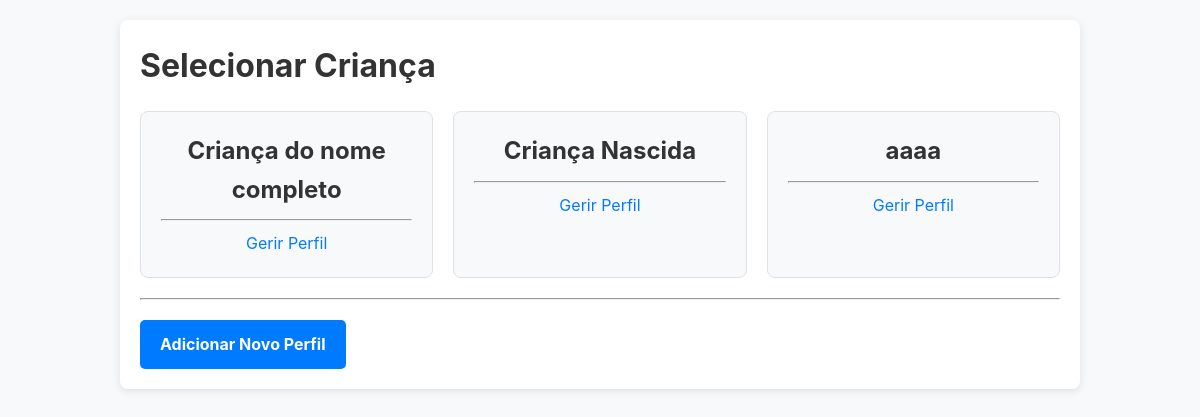
Page /profiles/ (signed in) on the committed database.
### core/models.py (models this page shows, shortened)
class Profile(models.Model):
    user = models.ForeignKey(User, on_delete=models.CASCADE, related_name='profiles')
    name = models.CharField(max_length=255, verbose_name="Nome Completo")
    GRAU_AUTISMO_CHOICES = [
        ('1', 'Nível 1 - Leve'),
        ('2', 'Nível 2 - Moderado'),
        ('3', 'Nível 3 - Severo'),
    ]
    data_nascimento = models.DateField(verbose_name="Data de Nascimento")
    grau_autismo = models.CharField(
        max_length=1,
        choices=GRAU_AUTISMO_CHOICES,
        verbose_name="Grau de Autismo"
    )
    tem_laudo = models.BooleanField(default=False, verbose_name="Possui laudo médico?")
    is_active = models.BooleanField(default=True, verbose_name="Está ativo?")
    created_at = models.DateTimeField(auto_now_add=True)
    class Meta:
        unique_together = ('user', 'name')

### core/views.py (the view)
# urls.py: path('profiles/', views.profile_select, name='profile_select'),
@login_required
def profile_select(request):
    profiles = request.user.profiles.filter(is_active=True)
    return render(request, 'core/profile_select.html', {'profiles': profiles})

### core/templates/core/profile_select.html
{% extends "core/base.html" %}
{% block content %}
  <h1>Selecionar Criança</h1>
  <div class="profile-grid">
    {% for profile in profiles %}
      <div class="profile-card">
        <a href="{% url 'select_profile_and_redirect' profile.id %}">
          <h2>{{ profile.name }}</h2>
        </a>
        <hr style="margin: 10px 0;">
        <a href="{% url 'profile_detail' profile.id %}">Gerir Perfil</a>
      </div>
    {% endfor %}
  </div>
  <hr style="margin: 20px 0;">
  <a href="{% url 'profile_create' %}" class="button">Adicionar Novo Perfil</a>
  {% endblock %}

### static/css/style.css (style rules this page uses)
:root { --cor-primaria: #007bff; --cor-primaria-hover: #0056b3; --cor-texto: #333; --cor-fundo: #f8f9fa; --cor-branco: #ffffff; --cor-borda: #dee2e6; --cor-perigo: #dc3545; }
* { box-sizing: border-box; margin: 0; padding: 0; }
body { font-family: -apple-system, BlinkMacSystemFont, "Segoe UI", Roboto, "Helvetica Neue", Arial, sans-serif; background-color: var(--cor-fundo); color: var(--cor-texto); line-height: 1.6; }
h1, h2, h3 { margin-bottom: 15px; color: var(--cor-texto); }
button, a.button { display: inline-block; padding: 12px 20px; border: none; border-radius: 5px; background-color: var(--cor-primaria); color: var(--cor-branco); font-size: 16px; font-weight: bold; text-align: center; text-decoration: none; cursor: pointer; transition: background-color 0.3s ease; }
a { color: var(--cor-primaria); text-decoration: none; }
.profile-grid { display: grid; grid-template-columns: repeat(auto-fit, minmax(150px, 1fr)); gap: 20px; margin-top: 20px; }
.profile-card { background-color: var(--cor-fundo); padding: 20px; border-radius: 8px; text-align: center; border: 1px solid var(--cor-borda); transition: transform 0.2s ease, box-shadow 0.2s ease; }
.profile-card h2 { margin-bottom: 10px; }

### rows in the picture
Profile: name "Criança do nome completo"
Profile: name "Criança Nascida"
Profile: name "aaaa"
